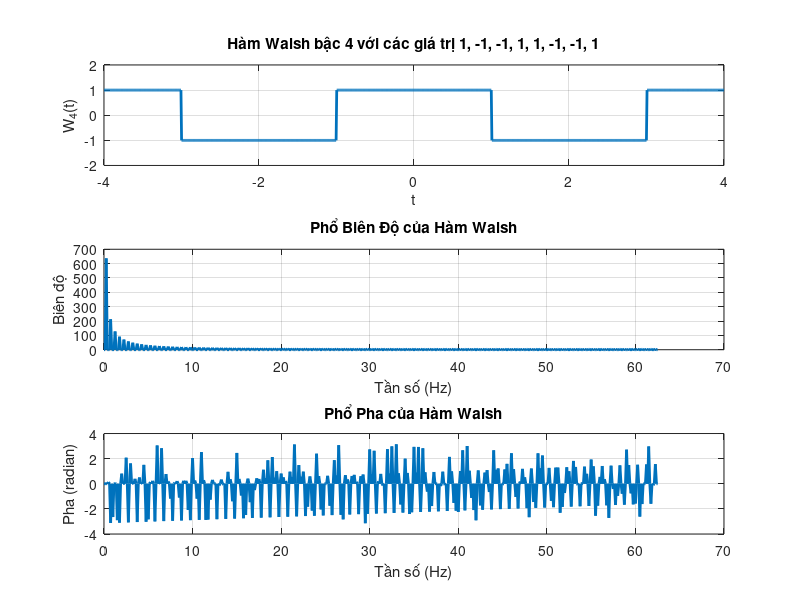

The MATLAB source for this figure:
% Định nghĩa miền thời gian từ -4 đến 4
t = linspace(-4, 4, 1000);  % Tạo một vector thời gian từ -4 đến 4, với 1000 điểm

% Hàm Walsh bậc 4 với các giá trị +1 và -1 phân bố đều trong khoảng thời gian từ -4 đến 4
W_4 = ones(size(t));   % Khởi tạo một vector chứa toàn bộ giá trị +1

% Thay đổi giá trị thành -1 theo các đoạn thời gian sao cho giá trị lần lượt là 1, -1, -1, 1, 1, -1, -1, 1
W_4(t >= -4 & t < -3) = 1;   % Thay đổi giá trị thành +1 trong khoảng từ -4 đến -3
W_4(t >= -3 & t < -2) = -1;  % Thay đổi giá trị thành -1 trong khoảng từ -3 đến -2
W_4(t >= -2 & t < -1) = -1;  % Thay đổi giá trị thành -1 trong khoảng từ -2 đến -1
W_4(t >= -1 & t < 0) = 1;    % Thay đổi giá trị thành +1 trong khoảng từ -1 đến 0
W_4(t >= 0 & t < 1) = 1;     % Thay đổi giá trị thành +1 trong khoảng từ 0 đến 1
W_4(t >= 1 & t < 2) = -1;    % Thay đổi giá trị thành -1 trong khoảng từ 1 đến 2
W_4(t >= 2 & t < 3) = -1;    % Thay đổi giá trị thành -1 trong khoảng từ 2 đến 3
W_4(t >= 3 & t < 4) = 1;     % Thay đổi giá trị thành +1 trong khoảng từ 3 đến 4

% Vẽ đồ thị của hàm Walsh
figure;
subplot(3,1,1);
plot(t, W_4, 'LineWidth', 2);
title('Hàm Walsh bậc 4 với các giá trị 1, -1, -1, 1, 1, -1, -1, 1');
xlabel('t');
ylabel('W_4(t)');
ylim([-2 2]);  % Đặt giới hạn trục tung từ -2 đến 2
grid on;

% Tính và vẽ phổ biên độ
N = length(t);  % Số lượng điểm
Fs = N / (t(end) - t(1));  % Tần số lấy mẫu
W_4_fft = fft(W_4);  % Phép biến đổi Fourier

% Tính phổ biên độ
W_4_magnitude = abs(W_4_fft);
f = Fs * (0:(N/2)) / N;  % Tạo trục tần số

% Lấy một nửa phổ (do phổ Fourier là đối xứng)
W_4_magnitude_half = W_4_magnitude(1:N/2+1);

subplot(3,1,2);
plot(f, W_4_magnitude_half, 'LineWidth', 2);
title('Phổ Biên Độ của Hàm Walsh');
xlabel('Tần số (Hz)');
ylabel('Biên độ');
grid on;

% Tính và vẽ phổ pha
W_4_phase = angle(W_4_fft);  % Phổ pha

% Lấy một nửa phổ pha
W_4_phase_half = W_4_phase(1:N/2+1);

subplot(3,1,3);
plot(f, W_4_phase_half, 'LineWidth', 2);
title('Phổ Pha của Hàm Walsh');
xlabel('Tần số (Hz)');
ylabel('Pha (radian)');
grid on;
